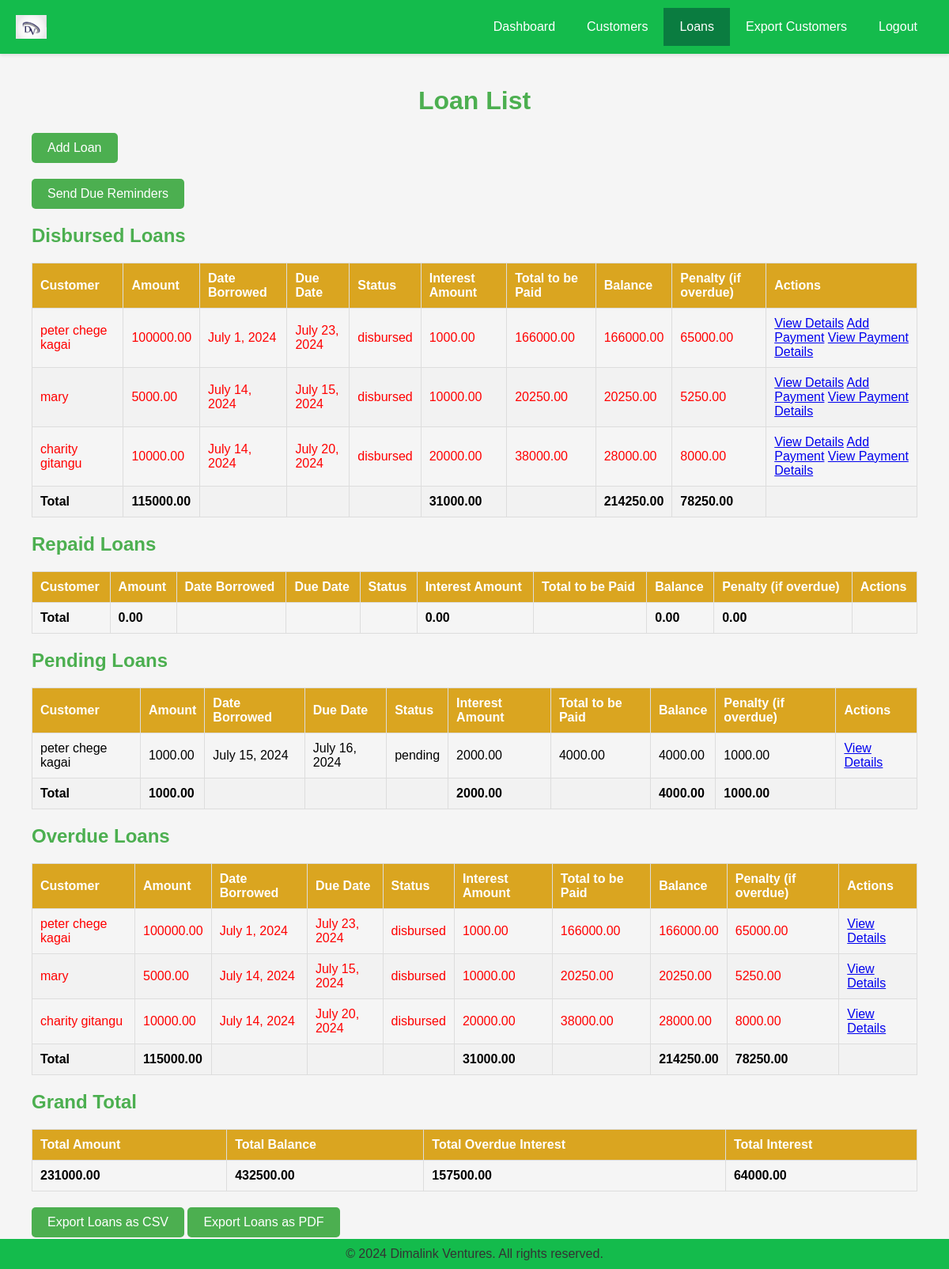
/loans/ (signed in), run on the app's committed database.
### customer_management_app/models.py (models this page shows, shortened)
class Loan(models.Model):
    STATUS_CHOICES = [
        ('pending', 'Pending'),
        ('approved', 'Approved'),
        ('disbursed', 'Disbursed'),
        ('repaid', 'Repaid'),
        ('defaulted', 'Defaulted'),
    ]
    customer = models.ForeignKey(Customer, on_delete=models.CASCADE)
    amount = models.DecimalField(max_digits=10, decimal_places=2)
    date_borrowed = models.DateField()
    due_date = models.DateField()
    status = models.CharField(max_length=50, choices=STATUS_CHOICES, default='pending')
    interest_rate = models.DecimalField(max_digits=5, decimal_places=2, default=22.5)
    @property
    def balance(self):
        return self.total_to_be_paid - self.total_payments_made
    @property
    def total_payments_made(self):
        payments = Payment.objects.filter(loan=self)
        total_paid = sum(payment.amount_paid for payment in payments)
        return total_paid
    @property
    def overdue_interest(self):
        if self.due_date < timezone.now().date() and self.status not in ['repaid', 'defaulted']:
            overdue_days = (timezone.now().date() - self.due_date).days
            return self.amount * Decimal('0.05') * Decimal(overdue_days)
        return Decimal('0')
    @property
    def calculate_interest(self):
        return self.amount * (self.interest_rate / 100)
    @property
    def total_to_be_paid(self):
        return self.amount + self.calculate_interest + self.overdue_interest

class Customer(models.Model):
    name = models.CharField(max_length=255)
    id_number = models.CharField(max_length=8, unique=True)
    phone = models.CharField(max_length=10)
    email = models.EmailField()
    agent = models.ForeignKey(Agent, on_delete=models.CASCADE)
    active = models.BooleanField(default=True)
    location = models.CharField(max_length=100)

class Payment(models.Model):
    loan = models.ForeignKey(Loan, on_delete=models.CASCADE)
    amount_paid = models.DecimalField(max_digits=10, decimal_places=2)
    date_paid = models.DateField(auto_now_add=True)

### customer_management_app/views.py (the view)
# urls.py: path('loans/', views.loan_list, name='loan_list'),
def loan_list(request):
    agent = request.user.agent_profile
    customers = Customer.objects.filter(agent=agent)
    loans = Loan.objects.filter(customer__in=customers)
    today = date.today()
    disbursed_loans = loans.filter(status='disbursed')
    repaid_loans = loans.filter(status='repaid')
    pending_loans = loans.filter(status='pending')
    overdue_loans = disbursed_loans.filter(due_date__lt=today)
    def calculate_totals(loan_queryset):
        total_amount = loan_queryset.aggregate(total_amount=Sum('amount'))['total_amount'] or Decimal('0.00')
        total_balance = sum(loan.balance for loan in loan_queryset)
        total_overdue_interest = sum(loan.overdue_interest for loan in loan_queryset)
        total_interest = sum(loan.calculate_interest for loan in loan_queryset)
        return total_amount, total_balance, total_overdue_interest, total_interest
    disbursed_totals = calculate_totals(disbursed_loans)
    repaid_totals = calculate_totals(repaid_loans)
    pending_totals = calculate_totals(pending_loans)
    overdue_totals = calculate_totals(overdue_loans)
    grand_total_amount = sum(t[0] for t in [disbursed_totals, repaid_totals, pending_totals, overdue_totals])
    grand_total_balance = sum(t[1] for t in [disbursed_totals, repaid_totals, pending_totals, overdue_totals])
    grand_total_overdue_interest = sum(t[2] for t in [disbursed_totals, repaid_totals, pending_totals, overdue_totals])
    grand_total_interest = sum(t[3] for t in [disbursed_totals, repaid_totals, pending_totals, overdue_totals])
    return render(request, 'loan_list.html', {
        'disbursed_loans': disbursed_loans,
        'repaid_loans': repaid_loans,
        'pending_loans': pending_loans,
        'overdue_loans': overdue_loans,
        'today': today,
        'disbursed_totals': disbursed_totals,
        'repaid_totals': repaid_totals,
        'pending_totals': pending_totals,
        'overdue_totals': overdue_totals,
        'grand_total_amount': grand_total_amount,
        'grand_total_balance': grand_total_balance,
        'grand_total_overdue_interest': grand_total_overdue_interest,
        'grand_total_interest': grand_total_interest,
    })

### customer_management_app/templates/loan_list.html (shortened to what this page needs)
{% extends "base_generic.html" %}
{% load static %}
{% block content %}
<div class="loan-list">
    <h1>Loan List</h1>
    <div class="add-loan-form">
        <a href="{% url 'add_loan' %}" class="add-loan-btn">Add Loan</a>
    </div>
    <div class="send-reminders">
        <a href="{% url 'send_due_reminders' %}" class="send-reminders-btn">Send Due Reminders</a>
    </div>
    <h2>Disbursed Loans</h2>
    <table class="loan-table">
        <thead>
            <tr>
                <th>Customer</th>
                <th>Amount</th>
                <th>Date Borrowed</th>
                <th>Due Date</th>
                <th>Status</th>
                <th>Interest Amount</th>
                <th>Total to be Paid</th>
                <th>Balance</th>
                <th>Penalty (if overdue)</th>
                <th>Actions</th>
            </tr>
        </thead>
        <tbody>
            {% for loan in disbursed_loans %}
            <tr {% if loan in overdue_loans %}style="color: red;"{% endif %}>
                <td>{{ loan.customer.name }}</td>
                <td>{{ loan.amount }}</td>
                <td>{{ loan.date_borrowed }}</td>
                <td>{{ loan.due_date }}</td>
                <td>{{ loan.status }}</td>
                <td>{{ loan.calculate_interest|floatformat:2 }}</td>
                <td>{{ loan.total_to_be_paid|floatformat:2 }}</td>
                <td>{{ loan.balance|floatformat:2 }}</td>
                <td>{{ loan.overdue_interest|floatformat:2 }}</td>
                <td>
                    <a href="{% url 'loan_detail' loan.id %}" class="btn btn-sm btn-info">View Details</a>
                    <a href="{% url 'add_payment' loan.id %}" class="btn btn-sm btn-success">Add Payment</a>
                    <a href="{% url 'customer_payment_history' loan.customer.id %}" class="btn btn-sm btn-primary">View Payment Details</a>
                </td>
            </tr>
            {% endfor %}
            <tr>
                <td><strong>Total</strong></td>
                <td><strong>{{ disbursed_totals.0|floatformat:2 }}</strong></td>
                <td></td>
                <td></td>
                <td></td>
                <td><strong>{{ disbursed_totals.3|floatformat:2 }}</strong></td>
                <td></td>
                <td><strong>{{ disbursed_totals.1|floatformat:2 }}</strong></td>
                <td><strong>{{ disbursed_totals.2|floatformat:2 }}</strong></td>
                <td></td>
            </tr>
        </tbody>
    </table>
    <h2>Repaid Loans</h2>
    <table class="loan-table">
        <thead>
            <tr>
                <th>Customer</th>
                <th>Amount</th>
                <th>Date Borrowed</th>
                <th>Due Date</th>
                <th>Status</th>
                <th>Interest Amount</th>
                <th>Total to be Paid</th>
                <th>Balance</th>
                <th>Penalty (if overdue)</th>
                <th>Actions</th>
            </tr>
        </thead>
        <tbody>
            <tr>
                <td><strong>Total</strong></td>
                <td><strong>{{ repaid_totals.0|floatformat:2 }}</strong></td>
                <td></td>
                <td></td>
                <td></td>
                <td><strong>{{ repaid_totals.3|floatformat:2 }}</strong></td>
                <td></td>
                <td><strong>{{ repaid_totals.1|floatformat:2 }}</strong></td>
                <td><strong>{{ repaid_totals.2|floatformat:2 }}</strong></td>
                <td></td>
            </tr>
        </tbody>
    </table>
    <h2>Pending Loans</h2>
    <table class="loan-table">
        <thead>
            <tr>
                <th>Customer</th>
                <th>Amount</th>
                <th>Date Borrowed</th>
                <th>Due Date</th>
                <th>Status</th>
                <th>Interest Amount</th>
                <th>Total to be Paid</th>
                <th>Balance</th>
                <th>Penalty (if overdue)</th>
                <th>Actions</th>
            </tr>
        </thead>
        <tbody>
            {% for loan in pending_loans %}
            <tr>
                <td>{{ loan.customer.name }}</td>
                <td>{{ loan.amount }}</td>
                <td>{{ loan.date_borrowed }}</td>
                <td>{{ loan.due_date }}</td>
                <td>{{ loan.status }}</td>
                <td>{{ loan.calculate_interest|floatformat:2 }}</td>
                <td>{{ loan.total_to_be_paid|floatformat:2 }}</td>
                <td>{{ loan.balance|floatformat:2 }}</td>
                <td>{{ loan.overdue_interest|floatformat:2 }}</td>
                <td>
                    <a href="{% url 'loan_detail' loan.id %}" class="btn btn-sm btn-info">View Details</a>
                </td>
            </tr>
            {% endfor %}
            <tr>
                <td><strong>Total</strong></td>
                <td><strong>{{ pending_totals.0|floatformat:2 }}</strong></td>
                <td></td>
                <td></td>
                <td></td>
                <td><strong>{{ pending_totals.3|floatformat:2 }}</strong></td>
                <td></td>
                <td><strong>{{ pending_totals.1|floatformat:2 }}</strong></td>
                <td><strong>{{ pending_totals.2|floatformat:2 }}</strong></td>
                <td></td>
            </tr>
        </tbody>
    </table>
    <h2>Overdue Loans</h2>
    <table class="loan-table">
        <thead>
            <tr>
                <th>Customer</th>
                <th>Amount</th>
                <th>Date Borrowed</th>
                <th>Due Date</th>
                <th>Status</th>
                <th>Interest Amount</th>
                <th>Total to be Paid</th>
                <th>Balance</th>
                <th>Penalty (if overdue)</th>
                <th>Actions</th>
            </tr>
        </thead>
        <tbody>
            {% for loan in overdue_loans %}
            <tr style="color: red;">
                <td>{{ loan.customer.name }}</td>
                <td>{{ loan.amount }}</td>
                <td>{{ loan.date_borrowed }}</td>
                <td>{{ loan.due_date }}</td>
                <td>{{ loan.status }}</td>
                <td>{{ loan.calculate_interest|floatformat:2 }}</td>
                <td>{{ loan.total_to_be_paid|floatformat:2 }}</td>
                <td>{{ loan.balance|floatformat:2 }}</td>
                <td>{{ loan.overdue_interest|floatformat:2 }}</td>
                <td>
                    <a href="{% url 'loan_detail' loan.id %}" class="btn btn-sm btn-info">View Details</a>
                </td>
            </tr>
            {% endfor %}
            <tr>
                <td><strong>Total</strong></td>
                <td><strong>{{ overdue_totals.0|floatformat:2 }}</strong></td>
                <td></td>
                <td></td>
                <td></td>
                <td><strong>{{ overdue_totals.3|floatformat:2 }}</strong></td>
                <td></td>
                <td><strong>{{ overdue_totals.1|floatformat:2 }}</strong></td>
                <td><strong>{{ overdue_totals.2|floatformat:2 }}</strong></td>
                <td></td>
            </tr>
        </tbody>
    </table>
    <h2>Grand Total</h2>
    <table class="loan-table">
        <thead>
            <tr>
                <th>Total Amount</th>
                <th>Total Balance</th>
                <th>Total Overdue Interest</th>
                <th>Total Interest</th>
            </tr>
        </thead>
        <tbody>
            <tr>
                <td><strong>{{ grand_total_amount|floatformat:2 }}</strong></td>
                <td><strong>{{ grand_total_balance|floatformat:2 }}</strong></td>
                <td><strong>{{ grand_total_overdue_interest|floatformat:2 }}</strong></td>
                <td><strong>{{ grand_total_interest|floatformat:2 }}</strong></td>
            </tr>
        </tbody>
    </table>
    <div class="export-loans">
        <a href="{% url 'export_loans_csv' %}" class="export-btn">Export Loans as CSV</a>
        <a href="{% url 'export_loans_pdf' %}" class="export-btn">Export Loans as PDF</a>
    </div>
</div>
{% endblock %}

### customer_management_app/static/css/style.css (style rules this page uses)
body { font-family: Arial, sans-serif; margin: 0; padding: 0; display: flex; flex-direction: column; min-height: 100vh; }

### customer_management_app/static/css/loan.css (style rules this page uses)
.loan-list { margin: 20px; }
.loan-table { width: 100%; border-collapse: collapse; margin-bottom: 20px; }
.loan-table th, .loan-table td { padding: 10px; text-align: left; border: 1px solid #ddd; }
.loan-table th { background-color: goldenrod; color: white; }
.loan-table tbody tr:nth-child(even) { background-color: #f2f2f2; }
.add-loan-form, .send-reminders, .export-loans { margin-bottom: 20px; }
.add-loan-btn, .send-reminders-btn, .export-btn { display: inline-block; padding: 10px 20px; background-color: #4CAF50; color: white; text-decoration: none; border: none; cursor: pointer; border-radius: 5px; }

### customer_management_app/static/css/customer.css (style rules this page uses)
.customer-table, .loan-table { width: 100%; border-collapse: collapse; margin-top: 20px; }
.customer-table th, .loan-table th, .customer-table td, .loan-table td { padding: 10px; text-align: left; border-bottom: 1px solid #ddd; }

### customer_management_app/static/css/dashboard.css (style rules this page uses)
body { font-family: Arial, sans-serif; background-color: #f5f5f5; margin: 0; padding: 0; }
h1 { text-align: center; color: #4CAF50; }
h2 { color: #4CAF50; }
table { width: 100%; border-collapse: collapse; }
th, td { border: 1px solid #ddd; padding: 8px; text-align: left; }
th { background-color: #4CAF50; color: white; }
tr:nth-child(even) { background-color: #f2f2f2; }

### data on the page
Loan: customer.name "peter chege kagai", amount "100000.00", date_borrowed "July 1, 2024", due_date "July 23, 2024", status "disbursed", calculate_interest "1000.00", total_to_be_paid "166000.00", balance "166000.00", overdue_interest "65000.00"
Loan: customer.name "mary", amount "5000.00", date_borrowed "July 14, 2024", due_date "July 15, 2024", status "disbursed", calculate_interest "10000.00", total_to_be_paid "20250.00", balance "20250.00", overdue_interest "5250.00"
Loan: customer.name "charity gitangu", amount "10000.00", date_borrowed "July 14, 2024", due_date "July 20, 2024", status "disbursed", calculate_interest "20000.00", total_to_be_paid "38000.00", balance "28000.00", overdue_interest "8000.00"
Loan: customer.name "peter chege kagai", amount "1000.00", date_borrowed "July 15, 2024", due_date "July 16, 2024", status "pending", calculate_interest "2000.00", total_to_be_paid "4000.00", balance "4000.00", overdue_interest "1000.00"

### other printed values
{{ disbursed_totals.0|floatformat:2 }} "115000.00"
{{ disbursed_totals.3|floatformat:2 }} "31000.00"
{{ disbursed_totals.1|floatformat:2 }} "214250.00"
{{ disbursed_totals.2|floatformat:2 }} "78250.00"
{{ repaid_totals.0|floatformat:2 }} "0.00"
{{ repaid_totals.3|floatformat:2 }} "0.00"
{{ repaid_totals.1|floatformat:2 }} "0.00"
{{ repaid_totals.2|floatformat:2 }} "0.00"
{{ pending_totals.0|floatformat:2 }} "1000.00"
{{ pending_totals.3|floatformat:2 }} "2000.00"
{{ pending_totals.1|floatformat:2 }} "4000.00"
{{ pending_totals.2|floatformat:2 }} "1000.00"
{{ overdue_totals.0|floatformat:2 }} "115000.00"
{{ overdue_totals.3|floatformat:2 }} "31000.00"
{{ overdue_totals.1|floatformat:2 }} "214250.00"
